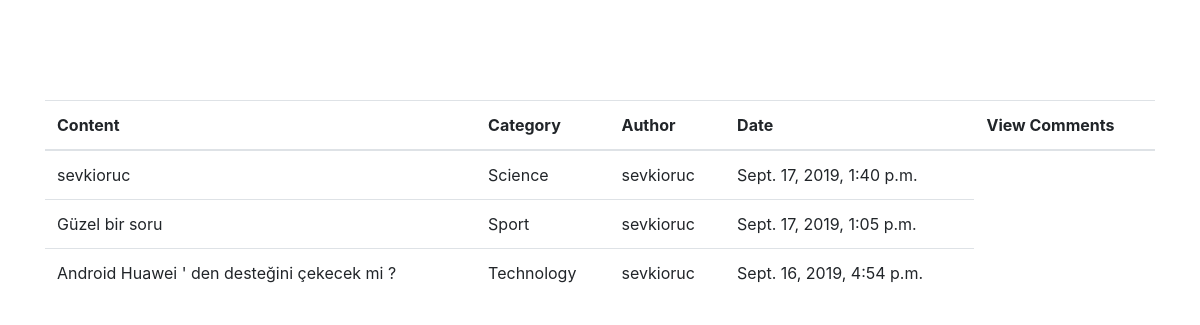
Page /question/ (signed in) on the committed database.
### blog/models.py (models this page shows, shortened)
class Question(models.Model):
    author = models.ForeignKey("auth.User", on_delete=models.CASCADE)
    content = models.TextField()
    created_date = models.DateTimeField(auto_now_add=True)
    category = models.CharField(max_length=50, default='None')

### blog/views.py (the view)
# urls.py: path('', views.dashboard, name="dashboard"),
def dashboard(request):
    questions = Question.objects.all().order_by('-created_date')
    return render(request, "dashboard.html", {"questions": questions})

### templates/dashboard.html
{% extends "base.html" %}
{% block body %}
{% if questions %}
<table class="table">
    <thead>
        <tr>
            <th scope="col">Content</th>
            <th scope="col">Category</th>
            <th scope="col">Author</th>
            <th scope="col">Date</th>
            <th scope="col">View Comments</th>
        </tr>
    </thead>
    <tbody>
        {% for question in questions %}
        <tr>
            <td>{{question.content}}</a></td>
            <td>{{question.category}}</a></td>
            <td>{{question.author.username}}</td>
            <td>{{question.created_date}}</td>
        </tr>
        {% endfor %}
    </tbody>
</table>
{% endif %}
{% endblock %}

### rows in the picture
Question: content "sevkioruc", category "Science", author.username "sevkioruc", created_date "Sept. 17, 2019, 1:40 p.m."
Question: content "Güzel bir soru", category "Sport", author.username "sevkioruc", created_date "Sept. 17, 2019, 1:05 p.m."
Question: content "Android Huawei ' den desteğini çekecek mi ?", category "Technology", author.username "sevkioruc", created_date "Sept. 16, 2019, 4:54 p.m."
